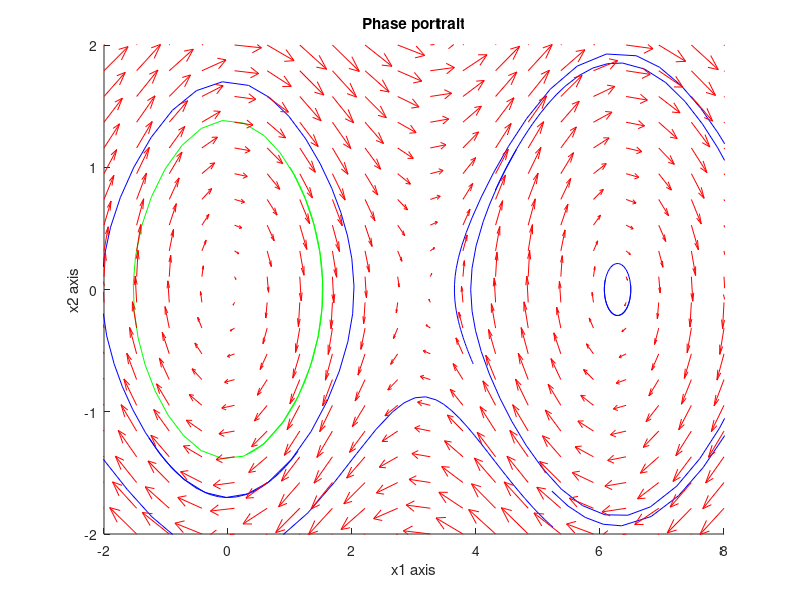

The MATLAB source for this figure:
function phaseportrait(F, Xmin, Xmax, randomSolutions, spacing, x0List, T)
% Author: Ariel Anders
% 
% Xmin and Xmax are the bounds for the input
% Xmin and Xmax can be a 2x1 or 1x1
% when a 1x1 is used the input bounds for x1 and x2 are the same

%randomSolutions is an integer
% represents the number of random solutions plotted on the phase
% portrait in blue.

%spacing is an integer
% represents the number of arrows plotted in the vector field.
% can be a 2x1 or 1x1 for different dimensions in x1 and x2

%x0List is a nx2 matrix
%each row is a point to plot the solution from

%T is the time period for ODE to plot solutions

close all; hold on 

if nargin ==0
    
    F = @(t,Y) [Y(2); -sin(Y(1))];    
    randomSolutions = 5;
    
    Xmin =  [-2, -2]; % can be 2x1 or 1x1
    Xmax = [8, 2];% can be 2x1 or 1x1
    spacing = [20, 20];% can be 2x1 or 1x1
    x0List = [[0, 0];  [1,1]]; %list of points
    T = [0, 10];
    
    %alternative 1x1 inputs
    %Xmin =  -2; % can be 2x1 or 1x1
    %Xmax = 8;
    %spacing = 20;
    %x0List = [0,0]; % or indivudual point
end

Xmin = doubleInput(Xmin);
Xmax = doubleInput(Xmax);
spacing = doubleInput(spacing);


x1 = linspace(Xmin(1),Xmax(1),spacing(1));
x2 = linspace(Xmin(2),Xmax(2),spacing(2));

[x,y] = meshgrid(x1,x2);

u = zeros(size(x));
v = zeros(size(x));

t=0; 
for i = 1:numel(x)
    Xdot = F(t,[x(i); y(i)]);
    u(i) = Xdot(1);
    v(i) = Xdot(2);
end

samples = rand(randomSolutions, 2);
for i = 1:randomSolutions
 x_1 = Xmin(1) + (Xmax(1) - Xmin(1))*samples(i,1);
 x_2 = Xmin(2) + (Xmax(2) - Xmin(2))*samples(i,2);
 X0 = [x_1, x_2]
 [t, x_t] = ode45(F, T, X0);
 plot (x_t(:,1), x_t(:,2), 'b');
end
for i = 1: (numel(x0List)/2)
    [t, x_t] = ode45(F, T, x0List(i, :));
    plot (x_t(:,1), x_t(:,2), 'g');
end

 
quiver(x,y,u,v,'r'); figure(gcf)
xlabel('y_1')
ylabel('y_2')
axis  tight ;
axis([Xmin(1) Xmax(1) Xmin(2) Xmax(2)])

xlabel('x1 axis')
ylabel('x2 axis')
title('Phase portrait')

    function val = doubleInput(val_in)
        if length(val_in) == 1
            val = [val_in, val_in]
        elseif length(val_in) == 2
            val = val_in
        else
            error("inputs are incorrect")
        end
    end


end
